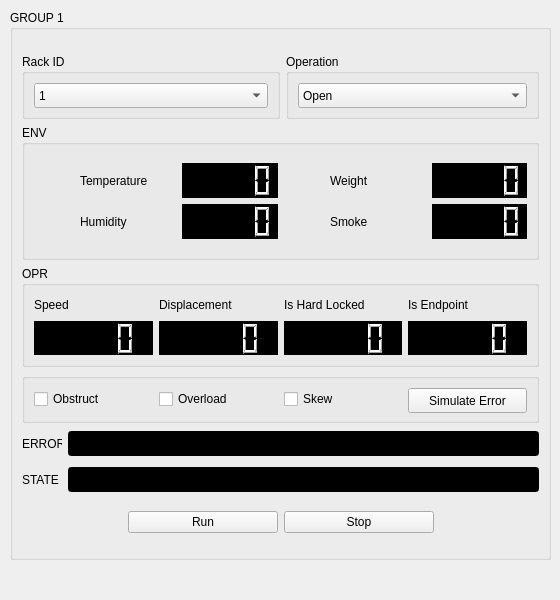
<?xml version="1.0" encoding="UTF-8"?>
<ui version="4.0">
 <class>MainWindow</class>
 <widget class="QMainWindow" name="MainWindow">
  <property name="geometry">
   <rect>
    <x>0</x>
    <y>0</y>
    <width>560</width>
    <height>600</height>
   </rect>
  </property>
  <property name="windowTitle">
   <string>MainWindow</string>
  </property>
  <widget class="QWidget" name="centralwidget">
   <widget class="QGroupBox" name="rackGroup">
    <property name="geometry">
     <rect>
      <x>10</x>
      <y>10</y>
      <width>541</width>
      <height>550</height>
     </rect>
    </property>
    <property name="minimumSize">
     <size>
      <width>541</width>
      <height>550</height>
     </size>
    </property>
    <property name="maximumSize">
     <size>
      <width>541</width>
      <height>550</height>
     </size>
    </property>
    <property name="title">
     <string>GROUP 1</string>
    </property>
    <layout class="QVBoxLayout" name="verticalLayout_6">
     <item>
      <layout class="QVBoxLayout" name="verticalLayout_11">
       <item>
        <layout class="QHBoxLayout" name="horizontalLayout_11">
         <item>
          <widget class="QGroupBox" name="groupBox_6">
           <property name="maximumSize">
            <size>
             <width>16777215</width>
             <height>65</height>
            </size>
           </property>
           <property name="title">
            <string>Rack ID</string>
           </property>
           <layout class="QVBoxLayout" name="verticalLayout_12">
            <item>
             <widget class="QComboBox" name="rackIDNumbersComboBox_2">
              <property name="minimumSize">
               <size>
                <width>0</width>
                <height>25</height>
               </size>
              </property>
              <item>
               <property name="text">
                <string>1</string>
               </property>
              </item>
              <item>
               <property name="text">
                <string>2</string>
               </property>
              </item>
              <item>
               <property name="text">
                <string>3</string>
               </property>
              </item>
              <item>
               <property name="text">
                <string>4</string>
               </property>
              </item>
              <item>
               <property name="text">
                <string>5</string>
               </property>
              </item>
              <item>
               <property name="text">
                <string>6</string>
               </property>
              </item>
             </widget>
            </item>
           </layout>
          </widget>
         </item>
         <item>
          <widget class="QGroupBox" name="groupBox_7">
           <property name="maximumSize">
            <size>
             <width>253</width>
             <height>65</height>
            </size>
           </property>
           <property name="title">
            <string>Operation</string>
           </property>
           <layout class="QVBoxLayout" name="verticalLayout_13">
            <item>
             <widget class="QComboBox" name="OperationsComboBox_2">
              <property name="minimumSize">
               <size>
                <width>0</width>
                <height>25</height>
               </size>
              </property>
              <item>
               <property name="text">
                <string>Open</string>
               </property>
              </item>
              <item>
               <property name="text">
                <string>Close</string>
               </property>
              </item>
              <item>
               <property name="text">
                <string>Light</string>
               </property>
              </item>
              <item>
               <property name="text">
                <string>Ventilate</string>
               </property>
              </item>
             </widget>
            </item>
           </layout>
          </widget>
         </item>
        </layout>
       </item>
       <item>
        <widget class="QGroupBox" name="groupBox_8">
         <property name="maximumSize">
          <size>
           <width>16777215</width>
           <height>135</height>
          </size>
         </property>
         <property name="title">
          <string>ENV</string>
         </property>
         <layout class="QVBoxLayout" name="verticalLayout_14">
          <item>
           <layout class="QHBoxLayout" name="horizontalLayout_12">
            <item>
             <layout class="QVBoxLayout" name="verticalLayout_15">
              <item>
               <layout class="QHBoxLayout" name="horizontalLayout_2">
                <item>
                 <widget class="QLabel" name="label_9">
                  <property name="maximumSize">
                   <size>
                    <width>40</width>
                    <height>40</height>
                   </size>
                  </property>
                  <property name="text">
                   <string/>
                  </property>
                  <property name="pixmap">
                   <pixmap>Image/temp.png</pixmap>
                  </property>
                  <property name="scaledContents">
                   <bool>true</bool>
                  </property>
                  <property name="wordWrap">
                   <bool>false</bool>
                  </property>
                  <property name="openExternalLinks">
                   <bool>false</bool>
                  </property>
                 </widget>
                </item>
                <item>
                 <widget class="QLabel" name="label_17">
                  <property name="text">
                   <string>Temperature</string>
                  </property>
                 </widget>
                </item>
                <item>
                 <widget class="QLCDNumber" name="temperature_2">
                  <property name="maximumSize">
                   <size>
                    <width>16777215</width>
                    <height>35</height>
                   </size>
                  </property>
                  <property name="styleSheet">
                   <string notr="true">QLCDNumber{
  background-color: rgb(0, 0, 0);
  color: rgb(255, 255, 255);
}</string>
                  </property>
                  <property name="smallDecimalPoint">
                   <bool>false</bool>
                  </property>
                  <property name="segmentStyle">
                   <enum>QLCDNumber::Filled</enum>
                  </property>
                 </widget>
                </item>
               </layout>
              </item>
              <item>
               <layout class="QHBoxLayout" name="horizontalLayout_13">
                <item>
                 <widget class="QLabel" name="label_10">
                  <property name="maximumSize">
                   <size>
                    <width>40</width>
                    <height>40</height>
                   </size>
                  </property>
                  <property name="text">
                   <string/>
                  </property>
                  <property name="pixmap">
                   <pixmap>Image/humidity.png</pixmap>
                  </property>
                  <property name="scaledContents">
                   <bool>true</bool>
                  </property>
                  <property name="wordWrap">
                   <bool>false</bool>
                  </property>
                  <property name="openExternalLinks">
                   <bool>false</bool>
                  </property>
                 </widget>
                </item>
                <item>
                 <widget class="QLabel" name="label_13">
                  <property name="text">
                   <string>Humidity</string>
                  </property>
                 </widget>
                </item>
                <item>
                 <widget class="QLCDNumber" name="humidity_2">
                  <property name="maximumSize">
                   <size>
                    <width>16777215</width>
                    <height>35</height>
                   </size>
                  </property>
                  <property name="layoutDirection">
                   <enum>Qt::LeftToRight</enum>
                  </property>
                  <property name="styleSheet">
                   <string notr="true">QLCDNumber{
  background-color: rgb(0, 0, 0);
  color: rgb(255, 255, 255);
}</string>
                  </property>
                 </widget>
                </item>
               </layout>
              </item>
             </layout>
            </item>
            <item>
             <layout class="QVBoxLayout" name="verticalLayout_16">
              <item>
               <layout class="QHBoxLayout" name="horizontalLayout_18">
                <item>
                 <widget class="QLabel" name="label_14">
                  <property name="maximumSize">
                   <size>
                    <width>40</width>
                    <height>40</height>
                   </size>
                  </property>
                  <property name="text">
                   <string/>
                  </property>
                  <property name="pixmap">
                   <pixmap>Image/weight.png</pixmap>
                  </property>
                  <property name="scaledContents">
                   <bool>true</bool>
                  </property>
                  <property name="wordWrap">
                   <bool>false</bool>
                  </property>
                  <property name="openExternalLinks">
                   <bool>false</bool>
                  </property>
                 </widget>
                </item>
                <item>
                 <widget class="QLabel" name="label_15">
                  <property name="text">
                   <string>Weight</string>
                  </property>
                 </widget>
                </item>
                <item>
                 <widget class="QLCDNumber" name="weight_2">
                  <property name="maximumSize">
                   <size>
                    <width>16777215</width>
                    <height>35</height>
                   </size>
                  </property>
                  <property name="styleSheet">
                   <string notr="true">QLCDNumber{
  background-color: rgb(0, 0, 0);
  color: rgb(255, 255, 255);
}</string>
                  </property>
                 </widget>
                </item>
               </layout>
              </item>
              <item>
               <layout class="QHBoxLayout" name="horizontalLayout_19">
                <item>
                 <widget class="QLabel" name="label_18">
                  <property name="maximumSize">
                   <size>
                    <width>40</width>
                    <height>40</height>
                   </size>
                  </property>
                  <property name="text">
                   <string/>
                  </property>
                  <property name="pixmap">
                   <pixmap>Image/smoke.png</pixmap>
                  </property>
                  <property name="scaledContents">
                   <bool>true</bool>
                  </property>
                  <property name="wordWrap">
                   <bool>false</bool>
                  </property>
                  <property name="openExternalLinks">
                   <bool>false</bool>
                  </property>
                 </widget>
                </item>
                <item>
                 <widget class="QLabel" name="label_19">
                  <property name="text">
                   <string>Smoke</string>
                  </property>
                 </widget>
                </item>
                <item>
                 <widget class="QLCDNumber" name="smoke_2">
                  <property name="maximumSize">
                   <size>
                    <width>16777215</width>
                    <height>35</height>
                   </size>
                  </property>
                  <property name="styleSheet">
                   <string notr="true">QLCDNumber{
  background-color: rgb(0, 0, 0);
  color: rgb(255, 255, 255);
}</string>
                  </property>
                 </widget>
                </item>
               </layout>
              </item>
             </layout>
            </item>
           </layout>
          </item>
         </layout>
        </widget>
       </item>
       <item>
        <widget class="QGroupBox" name="groupBox_9">
         <property name="maximumSize">
          <size>
           <width>16777215</width>
           <height>101</height>
          </size>
         </property>
         <property name="title">
          <string>OPR</string>
         </property>
         <layout class="QVBoxLayout" name="verticalLayout_17">
          <item>
           <layout class="QHBoxLayout" name="horizontalLayout_14">
            <item>
             <layout class="QGridLayout" name="gridLayout_3">
              <item row="0" column="3">
               <widget class="QLabel" name="label_24">
                <property name="maximumSize">
                 <size>
                  <width>16777215</width>
                  <height>20</height>
                 </size>
                </property>
                <property name="text">
                 <string>Is Endpoint</string>
                </property>
               </widget>
              </item>
              <item row="1" column="3">
               <widget class="QLCDNumber" name="isEndpoint_2">
                <property name="maximumSize">
                 <size>
                  <width>16777215</width>
                  <height>35</height>
                 </size>
                </property>
                <property name="styleSheet">
                 <string notr="true">QLCDNumber{
  background-color: rgb(0, 0, 0);
  color: rgb(255, 255, 255);
}</string>
                </property>
               </widget>
              </item>
              <item row="1" column="1">
               <widget class="QLCDNumber" name="displacement_2">
                <property name="maximumSize">
                 <size>
                  <width>16777215</width>
                  <height>35</height>
                 </size>
                </property>
                <property name="styleSheet">
                 <string notr="true">QLCDNumber{
  background-color: rgb(0, 0, 0);
  color: rgb(255, 255, 255);
}</string>
                </property>
               </widget>
              </item>
              <item row="1" column="2">
               <widget class="QLCDNumber" name="isHardLock_2">
                <property name="maximumSize">
                 <size>
                  <width>16777215</width>
                  <height>35</height>
                 </size>
                </property>
                <property name="styleSheet">
                 <string notr="true">QLCDNumber{
  background-color: rgb(0, 0, 0);
  color: rgb(255, 255, 255);
}</string>
                </property>
               </widget>
              </item>
              <item row="0" column="0">
               <widget class="QLabel" name="label_25">
                <property name="minimumSize">
                 <size>
                  <width>0</width>
                  <height>20</height>
                 </size>
                </property>
                <property name="maximumSize">
                 <size>
                  <width>16777215</width>
                  <height>20</height>
                 </size>
                </property>
                <property name="text">
                 <string>Speed</string>
                </property>
               </widget>
              </item>
              <item row="0" column="1">
               <widget class="QLabel" name="label_20">
                <property name="maximumSize">
                 <size>
                  <width>16777215</width>
                  <height>20</height>
                 </size>
                </property>
                <property name="text">
                 <string>Displacement</string>
                </property>
               </widget>
              </item>
              <item row="0" column="2">
               <widget class="QLabel" name="label_26">
                <property name="maximumSize">
                 <size>
                  <width>16777215</width>
                  <height>20</height>
                 </size>
                </property>
                <property name="text">
                 <string>Is Hard Locked</string>
                </property>
               </widget>
              </item>
              <item row="1" column="0">
               <widget class="QLCDNumber" name="movementSpeed_2">
                <property name="minimumSize">
                 <size>
                  <width>0</width>
                  <height>30</height>
                 </size>
                </property>
                <property name="maximumSize">
                 <size>
                  <width>16777215</width>
                  <height>35</height>
                 </size>
                </property>
                <property name="styleSheet">
                 <string notr="true">QLCDNumber{
  background-color: rgb(0, 0, 0);
  color: rgb(255, 255, 255);
}</string>
                </property>
               </widget>
              </item>
             </layout>
            </item>
           </layout>
          </item>
         </layout>
        </widget>
       </item>
       <item>
        <widget class="QGroupBox" name="groupBox_10">
         <property name="maximumSize">
          <size>
           <width>16777215</width>
           <height>50</height>
          </size>
         </property>
         <property name="title">
          <string/>
         </property>
         <layout class="QVBoxLayout" name="verticalLayout_18">
          <item>
           <layout class="QHBoxLayout" name="horizontalLayout_20">
            <item>
             <widget class="QCheckBox" name="ObstructCheckBox_2">
              <property name="text">
               <string>Obstruct</string>
              </property>
             </widget>
            </item>
            <item>
             <widget class="QCheckBox" name="OverloadMotorCheckBox_2">
              <property name="text">
               <string>Overload</string>
              </property>
             </widget>
            </item>
            <item>
             <widget class="QCheckBox" name="SkewCheckBox_2">
              <property name="text">
               <string>Skew</string>
              </property>
             </widget>
            </item>
            <item>
             <widget class="QPushButton" name="simulatorErrorButton_2">
              <property name="minimumSize">
               <size>
                <width>0</width>
                <height>25</height>
               </size>
              </property>
              <property name="text">
               <string>Simulate Error</string>
              </property>
             </widget>
            </item>
           </layout>
          </item>
         </layout>
        </widget>
       </item>
       <item>
        <layout class="QHBoxLayout" name="horizontalLayout_21">
         <item>
          <widget class="QLabel" name="label_27">
           <property name="minimumSize">
            <size>
             <width>40</width>
             <height>30</height>
            </size>
           </property>
           <property name="maximumSize">
            <size>
             <width>40</width>
             <height>30</height>
            </size>
           </property>
           <property name="text">
            <string>ERROR</string>
           </property>
          </widget>
         </item>
         <item>
          <widget class="QLineEdit" name="rackGroupLineEdit_3">
           <property name="minimumSize">
            <size>
             <width>0</width>
             <height>25</height>
            </size>
           </property>
           <property name="styleSheet">
            <string notr="true">QLineEdit{
  background-color: rgb(0, 0, 0);
  color: rgb(255, 255, 255);
}</string>
           </property>
          </widget>
         </item>
        </layout>
       </item>
       <item>
        <layout class="QHBoxLayout" name="horizontalLayout_22">
         <item>
          <widget class="QLabel" name="label_28">
           <property name="minimumSize">
            <size>
             <width>40</width>
             <height>30</height>
            </size>
           </property>
           <property name="maximumSize">
            <size>
             <width>40</width>
             <height>30</height>
            </size>
           </property>
           <property name="text">
            <string>STATE </string>
           </property>
          </widget>
         </item>
         <item>
          <widget class="QLineEdit" name="rackGroupLineEdit_4">
           <property name="minimumSize">
            <size>
             <width>0</width>
             <height>25</height>
            </size>
           </property>
           <property name="styleSheet">
            <string notr="true">QLineEdit{
  background-color: rgb(0, 0, 0);
  color: rgb(255, 255, 255);
}</string>
           </property>
           <property name="text">
            <string/>
           </property>
          </widget>
         </item>
        </layout>
       </item>
       <item>
        <layout class="QHBoxLayout" name="horizontalLayout_23">
         <property name="topMargin">
          <number>10</number>
         </property>
         <item alignment="Qt::AlignRight">
          <widget class="QPushButton" name="runButton_2">
           <property name="minimumSize">
            <size>
             <width>150</width>
             <height>0</height>
            </size>
           </property>
           <property name="text">
            <string>Run</string>
           </property>
           <property name="checkable">
            <bool>false</bool>
           </property>
           <property name="checked">
            <bool>false</bool>
           </property>
          </widget>
         </item>
         <item alignment="Qt::AlignLeft">
          <widget class="QPushButton" name="stopButton_2">
           <property name="minimumSize">
            <size>
             <width>150</width>
             <height>0</height>
            </size>
           </property>
           <property name="maximumSize">
            <size>
             <width>200</width>
             <height>16777215</height>
            </size>
           </property>
           <property name="text">
            <string>Stop</string>
           </property>
          </widget>
         </item>
        </layout>
       </item>
      </layout>
     </item>
    </layout>
   </widget>
  </widget>
 </widget>
 <resources/>
 <connections/>
</ui>
